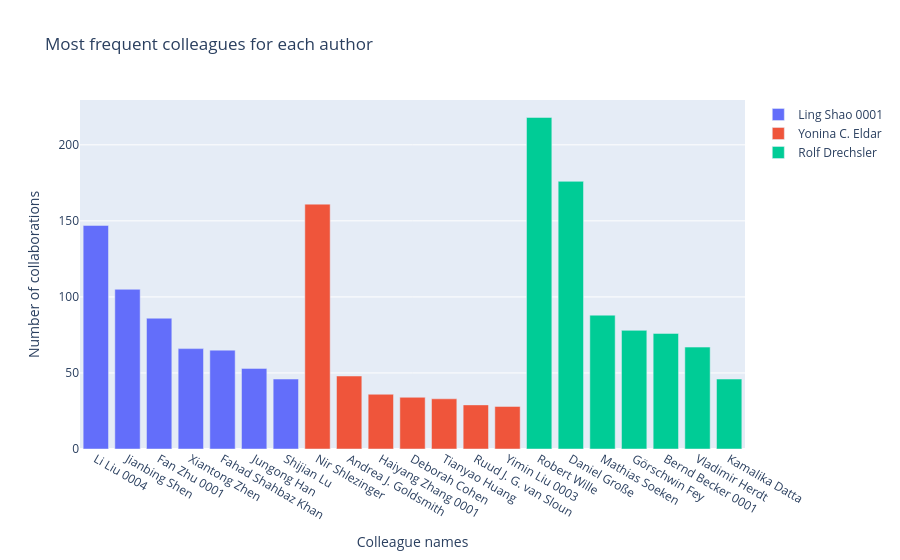

The code cell stored with this chart in its notebook:
### Code cell
# Visualize the most frequent colleagues for each author with a barplot
fig = go.Figure()

for author, colleagues in most_frequent_colleagues.items():
    co_auth = list(colleagues.keys())
    collabs = list(colleagues.values())
    fig.add_trace(
        go.Bar(
            x=co_auth,
            y=collabs,
            name=author
        )
    )

# 
fig.update_layout(
    title='Most frequent colleagues for each author',
    xaxis_title='Colleague names',
    yaxis_title='Number of collaborations'
)

fig.show()

### Figure 1 — Plotly figure (JSON) as saved in the notebook; plotly's stock layout.template omitted (floating-point values rounded to 4 significant figures)
{"data": [{"name": "Ling Shao 0001", "type": "bar", "x": ["Li Liu 0004", "Jianbing Shen", "Fan Zhu 0001", "Xiantong Zhen", "Fahad Shahbaz Khan", "Jungong Han", "Shijian Lu"], "y": [147, 105, 86, 66, 65, 53, 46]}, {"name": "Yonina C. Eldar", "type": "bar", "x": ["Nir Shlezinger", "Andrea J. Goldsmith", "Haiyang Zhang 0001", "Deborah Cohen", "Tianyao Huang", "Ruud J. G. van Sloun", "Yimin Liu 0003"], "y": [161, 48, 36, 34, 33, 29, 28]}, {"name": "Rolf Drechsler", "type": "bar", "x": ["Robert Wille", "Daniel Große", "Mathias Soeken", "Görschwin Fey", "Bernd Becker 0001", "Vladimir Herdt", "Kamalika Datta"], "y": [218, 176, 88, 78, 76, 67, 46]}], "layout": {"title": {"text": "Most frequent colleagues for each author"}, "xaxis": {"title": {"text": "Colleague names"}}, "yaxis": {"title": {"text": "Number of collaborations"}}}}
